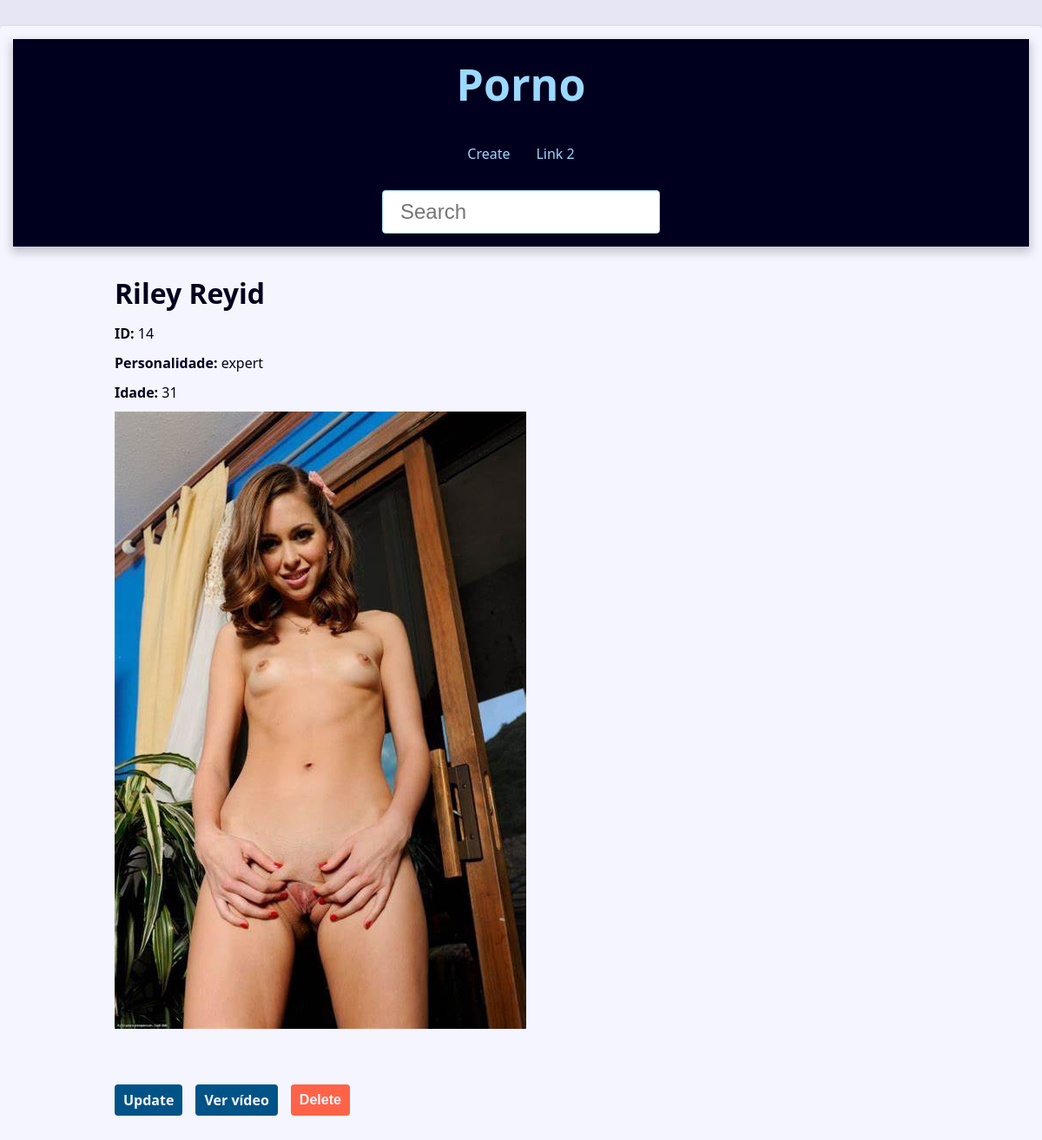
The page /ator/detalhes/14 on the database its author committed.
### core/models.py (models this page shows, shortened)
class Atores(models.Model):
    class Meta:
        verbose_name = 'Ator'
        verbose_name_plural = 'Atores'
    primeiro_nome = models.CharField(max_length=50)
    segundo_nome = models.CharField(max_length=50)
    idade = models.CharField(max_length=50)
    personalidade = models.ForeignKey(
        Personalidade,
        on_delete=models.SET_NULL,
        blank=True,
        null=True
    )
    show = models.BooleanField(default=True)
    imagem = models.ImageField(blank=True, upload_to='pictures/%Y/%m/')
    link_videos = models.CharField(max_length=255)

class Personalidade(models.Model):
    class Meta:
        verbose_name = 'Personalidade'
        verbose_name_plural = 'Personalidades'
    nome = models.CharField(max_length=50)
    def __str__(self) -> str:
        return self.nome

### core/views.py (the view)
# urls.py: path('ator/detalhes/<int:ator_id>', views.detalhes, name='detalhes'),
def detalhes(request, ator_id):
    single_contact = models.Atores.objects.filter(pk=ator_id).first()
    if single_contact is None:
        raise Http404()
    site_title = f'{single_contact.primeiro_nome} {single_contact.segundo_nome} -'
    context = {
        'atores': single_contact,
        'site_title': site_title
    }
    return render(
        request,
        'atores/detalhes.html',
        context
    )

### core/templates/atores/detalhes.html (shortened to what this page needs)
{% extends 'global/base.html' %}
{% block content %}
    <div class="single-contact">
        <h1 class="single-contact-name">
            {{ atores.primeiro_nome }} {{ atores.segundo_nome }}
        </h1>
        <p><b>ID:</b> {{ atores.id }}</p>
        <p><b>Personalidade:</b> {{ atores.personalidade }}</p>
        <p><b>Idade:</b> {{ atores.idade }}</p>
        {% if atores.imagem %}
            <p>
                <img src="{{ atores.imagem.url }}" alt="{{ atores.primeiro_nome }} {{ ator.segundo_nome }}">
            </p>
        {% endif %}
        <div class="contact-links">
            <a class="btn btn-link" href="{% url 'update' atores.id %}">Update</a>
            {% if atores.link_videos %}
                <div class="contact-links">
                    <a class="btn btn-link" href="{{ atores.link_videos }}">Ver vídeo</a>
                </div>
            {% endif %}
            <form action="{% url 'delete' atores.id %}" method="POST">
                {% if confirmation == 'no' %}
                    <input type="hidden" name="confirmation" value="yes">
                    <button class="btn btn-link btn-delete" type="submit">Confirma?</button>
                {% else %}
                    <button class="btn btn-link btn-delete" type="submit">Delete</button>
                {% endif %}
            </form>
        </div>
    </div>
{% endblock content %}

### base_static/global/css/style.css (style rules this page uses)
:root { --spacing: 1.5rem; --link-dark-color: rgb(0, 83, 134); --link-light-color: rgb(156, 217, 255); --clr-white: rgb(245, 245, 255); --clr-black: rgb(0, 0, 30); --clr-light-gray: rgb(230, 230, 245); --clr-dark-shadow-5: rgba(0, 0, 10, 5%); --clr-dark-shadow-10: rgba(0, 0, 10, 10%); --clr-dark-shadow-20: rgba(0, 0, 10, 20%); --clr-light-shadow-5: rgba(200, 200, 255, 5%); --clr-light-shadow-10: rgba(200, 200, 255, 10%); --clr-light-shadow-20: rgba(200, 200, 255, 20%); --main-page-width: 120rem; --table-min-width: 60rem; --biggest-font-size: 5rem; --bigger-font-size: 4rem; --big-font-size: 3.2rem; --medium-font-size: 2.4rem; --small-font-size: 1.6rem; --smaller-font-size: 1.4rem; --smallest-font-size: 1.2rem; --transition-fast: 300ms; --transition-medium: 600ms; --transition-slow: 1s; --default-border-radius: 4px; }
*, *::before, *::after { margin: 0; padding: 0; box-sizing: border-box; }
html { font-size: 62.5%; }
body { font-family: system-ui, -apple-system, BlinkMacSystemFont, 'Segoe UI', Roboto, Oxygen, Ubuntu, Cantarell, 'Open Sans', 'Helvetica Neue', sans-serif; line-height: 1.5; font-size: var(--small-font-size); color: var(--clr-black); -webkit-font-smoothing: antialiased; background: var(--clr-light-gray); }
img, svg { display: block; max-width: 100%; }
@media (min-width: 600px) { .single-contact { max-width: 80%; margin: calc(var(--spacing) * 2) auto; } }
.single-contact h1 { margin: 1rem 0; }
.single-contact p { margin: 1rem 0; }
.btn { background-color: var(--link-dark-color); color: var(--clr-white); font-weight: bold; border: none; padding: 1rem 2rem; border-radius: var(--default-border-radius); cursor: pointer; transition: filter var(--transition-fast) ease-in-out; }
.contact-links { margin-block: calc(var(--small-font-size) * 2); display: flex; align-items: center; gap: 0 var(--spacing); }
.btn-link { font-size: var(--small-font-size); text-decoration: none; font-weight: bold; padding: 1rem; display: block; line-height: var(--small-font-size); }
.btn-delete { background: tomato; }

### rows shown on the page
Atores: primeiro_nome "Riley", segundo_nome "Reyid", id "14", personalidade "expert", idade "31", imagem (picture)
